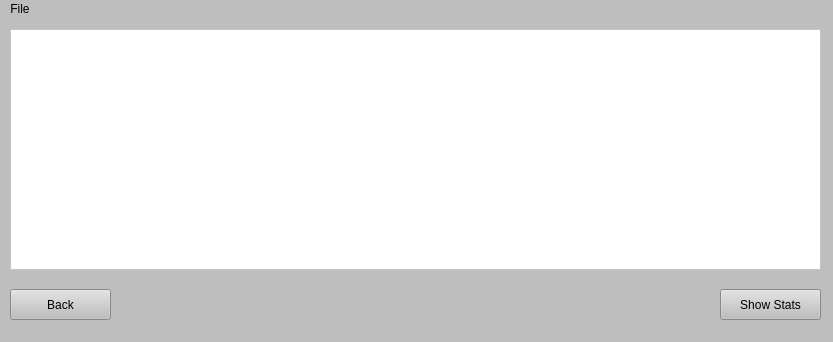
<?xml version="1.0" encoding="UTF-8"?>
<ui version="4.0">
 <class>ResultsWindow</class>
 <widget class="QMainWindow" name="ResultsWindow">
  <property name="geometry">
   <rect>
    <x>0</x>
    <y>0</y>
    <width>833</width>
    <height>342</height>
   </rect>
  </property>
  <property name="windowTitle">
   <string>Analysis Results</string>
  </property>
  <property name="styleSheet">
   <string notr="true">background-color: rgb(190, 190, 190);</string>
  </property>
  <widget class="QWidget" name="centralwidget">
   <widget class="QPushButton" name="back_btn">
    <property name="geometry">
     <rect>
      <x>10</x>
      <y>270</y>
      <width>101</width>
      <height>31</height>
     </rect>
    </property>
    <property name="text">
     <string>Back</string>
    </property>
   </widget>
   <widget class="QTableWidget" name="tableWidget">
    <property name="geometry">
     <rect>
      <x>10</x>
      <y>10</y>
      <width>811</width>
      <height>241</height>
     </rect>
    </property>
    <property name="styleSheet">
     <string notr="true">background-color: rgb(255, 255, 255);</string>
    </property>
   </widget>
   <widget class="QPushButton" name="statistics_btn">
    <property name="geometry">
     <rect>
      <x>720</x>
      <y>270</y>
      <width>101</width>
      <height>31</height>
     </rect>
    </property>
    <property name="text">
     <string>Show Stats</string>
    </property>
   </widget>
  </widget>
  <widget class="QMenuBar" name="menubar">
   <property name="geometry">
    <rect>
     <x>0</x>
     <y>0</y>
     <width>833</width>
     <height>21</height>
    </rect>
   </property>
   <widget class="QMenu" name="menuFile">
    <property name="title">
     <string>File</string>
    </property>
    <addaction name="actionBack"/>
    <addaction name="actionExit"/>
   </widget>
   <addaction name="menuFile"/>
  </widget>
  <widget class="QStatusBar" name="statusbar"/>
  <action name="actionBack">
   <property name="text">
    <string>Back</string>
   </property>
   <property name="toolTip">
    <string>Back to menu</string>
   </property>
   <property name="shortcut">
    <string>Ctrl+B</string>
   </property>
  </action>
  <action name="actionExit">
   <property name="text">
    <string>Exit</string>
   </property>
   <property name="toolTip">
    <string>Exit application</string>
   </property>
   <property name="shortcut">
    <string>Ctrl+X</string>
   </property>
  </action>
 </widget>
 <resources/>
 <connections/>
</ui>
